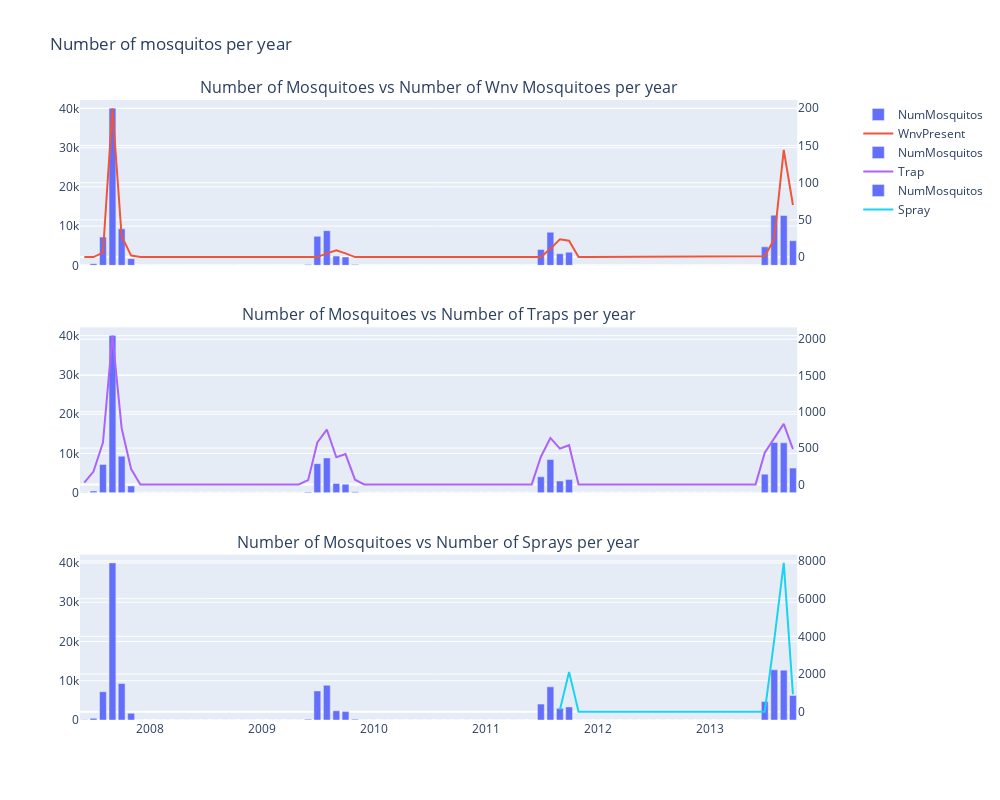

The notebook cell saved with this chart:
### Code cell
# Create a copy of the dataframe
df1 = df_train.copy().drop(
    columns=["Block", "AddressAccuracy", "Address", "Street", "AddressNumberAndStreet"]
)
# Aggregation
df_train_year = df1.resample("M").sum().reset_index()

# Set up the plot
fig = make_subplots(
    rows=3,
    cols=1,
    shared_xaxes=True,
    vertical_spacing=0.1,
    subplot_titles=(
        "Number of Mosquitoes vs Number of Wnv Mosquitoes per year",
        "Number of Mosquitoes vs Number of Traps per year",
        "Number of Mosquitoes vs Number of Sprays per year",
    ),
    specs=[[{"secondary_y": True}], [{"secondary_y": True}], [{"secondary_y": True}]],
)

# Plot of total mosquito vs Wnv mosquito
fig.add_trace(
    go.Bar(
        x=df_train_year["Date"],
        y=df_train_year["NumMosquitos"],
        name="NumMosquitos",
        marker_color="#636EFA",
    ),
    row=1,
    col=1,
    secondary_y=False,
)

fig.add_trace(
    go.Scatter(
        x=df_train_year["Date"],
        y=df_train_year["WnvPresent"],
        name="WnvPresent",
    ),
    row=1,
    col=1,
    secondary_y=True,
)

# Aggregation of data
df_train_trap = df1.resample("M").count().reset_index()

# Plot of total mosquito vs number of traps
fig.add_trace(
    go.Bar(
        x=df_train_year["Date"],
        y=df_train_year["NumMosquitos"],
        name="NumMosquitos",
        marker_color="#636EFA",
    ),
    row=2,
    col=1,
    secondary_y=False,
)

fig.add_trace(
    go.Scatter(
        x=df_train_trap["Date"],
        y=df_train_trap["Trap"],
        name="Trap",
    ),
    row=2,
    col=1,
    secondary_y=True,
)

# Aggregation of data
df_spray_year = df_spray.resample("M").count().reset_index()

# Plot of total mosquito vs number of sprays
fig.add_trace(
    go.Bar(
        x=df_train_year["Date"],
        y=df_train_year["NumMosquitos"],
        name="NumMosquitos",
        marker_color="#636EFA",
    ),
    row=3,
    col=1,
    secondary_y=False,
)

fig.add_trace(
    go.Scatter(
        x=df_spray_year["Date"],
        y=df_spray_year["Latitude"],
        name="Spray",
    ),
    row=3,
    col=1,
    secondary_y=True,
)

fig.update_layout(
    hovermode="x unified",
    barmode="group",
    title_text="Number of mosquitos per year",
    height=800,
    width=1000,
    showlegend=True,
)

fig.show()
